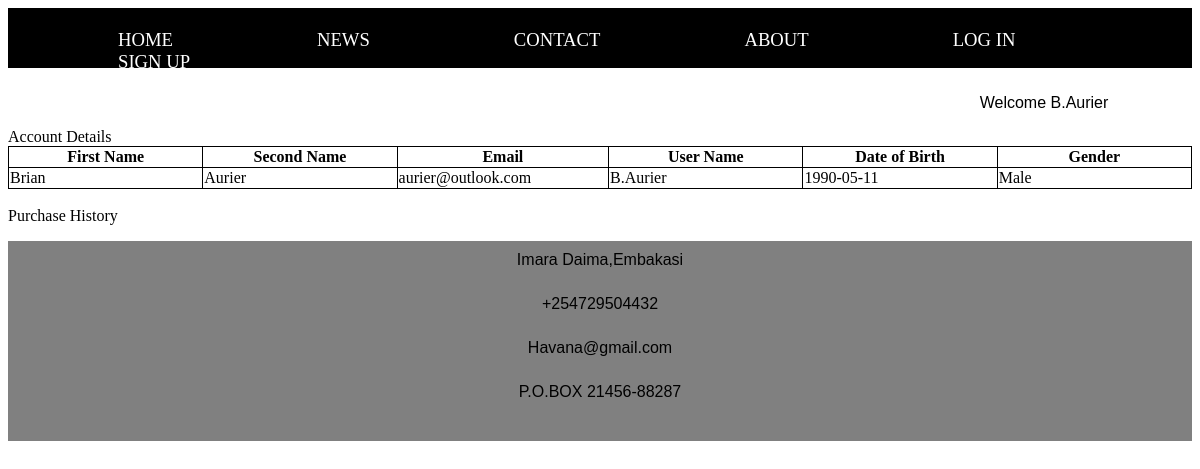
Page /individualView.php (signed in) on the committed database.
### tables this page shows
CREATE TABLE `tbluserdetails` (
  `id` int(11) NOT NULL,
  `first_name` varchar(256) NOT NULL,
  `second_name` varchar(256) NOT NULL,
  `email` varchar(256) NOT NULL,
  `username` varchar(256) NOT NULL,
  `password` varchar(256) NOT NULL,
  `date_of_birth` date NOT NULL,
  `gender` varchar(256) NOT NULL,
  `user_type` varchar(256) NOT NULL
);

### individualView.php (the view, shortened to what this page needs)
<?php
$link = connect();
$sql = "SELECT * FROM tbluserdetails";
$result =mysqli_query($link,$sql);
?>
<!DOCTYPE html>
<html>
 <head>
 <link rel="stylesheet" type="text/css" href="havanaCSS.php">
 </head>
<body>
<div class="div1">
<ul>
  <li><a href="havana.php">HOME</a></li>
  <li><a href="news.php">NEWS</a></li>
  <li><a href="#contact">CONTACT</a></li>
  <li><a href="about.php">ABOUT</a></li>
  <li><a href="login.php">LOG IN</a></li>
  <li><a href="signUp.php">SIGN UP</a></li>
</ul>
</div>
<p class="username"><?php session_start();$username = $_SESSION["username"];echo "Welcome ".$_SESSION["username"];?></p>
<?php
echo "Account Details";
if (mysqli_num_rows($result) > 0) {
?>
  <table>
  <thead>
    <th>First Name</th>
    <th>Second Name</th>
    <th>Email</th>
    <th>User Name</th>
    <th>Date of Birth</th>
    <th>Gender</th>
  </thead>
<?php
while($row = mysqli_fetch_array($result) ) {
if ($row["username"] == $_SESSION["username"]){
?>
<tr>
    <td><?php echo $row["first_name"]; ?></td>
    <td><?php echo $row["second_name"]; ?></td>
    <td><?php echo $row["email"]; ?></td>
    <td><?php echo $row["username"]; ?></td>
    <td><?php echo $row["date_of_birth"]; ?></td>
    <td><?php echo $row["gender"]; ?></td>
</tr>
<?php
}
}
?>
</table>
<br>
 <?php
echo "Purchase History";
}
else{
    echo "No result found";
}
?>
<div class="div6" id="contact">
<p>Imara Daima,Embakasi</p>
<p>+254729504432</p>
<p>Havana@gmail.com</p>
<p>P.O.BOX 21456-88287</p>
</div>
</body>
</html>

### rows in the picture
tbluserdetails: first_name "Brian", second_name "Aurier", email "aurier@outlook.com", username "B.Aurier", date_of_birth "1990-05-11", gender "Male"

### other values in the picture
$_SESSION["username"] "B.Aurier"
